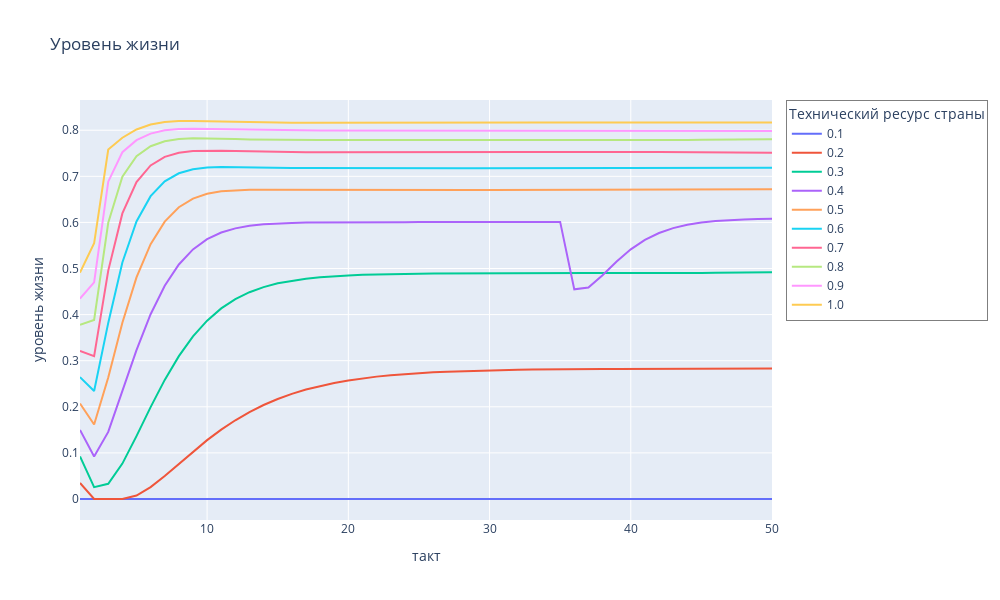

Source (notebook cell):
### Code cell
fig = px.line(df3_ls, x='i', y='livst', color='country', title='Уровень жизни')
fig.update_layout(
    width=1000, 
    height=600,
    xaxis_title='такт',  
    yaxis_title='уровень жизни', 
    showlegend=True,  
    legend_title='Технический ресурс страны',  
    legend=dict(
        bgcolor='rgba(255, 255, 255, 0.5)',  
        bordercolor='rgba(0, 0, 0, 0.5)',  
        borderwidth=1)
)
fig.show()
fig.write_image("livst103.png")

### Figure 1 — Plotly figure (JSON) as saved in the notebook; plotly's stock layout.template omitted (floating-point values rounded to 4 significant figures)
{"data": [{"hovertemplate": "country=0.1<br>i=%{x}<br>livst=%{y}<extra></extra>", "legendgroup": "0.1", "line": {"color": "#636efa", "dash": "solid"}, "marker": {"symbol": "circle"}, "mode": "lines", "name": "0.1", "orientation": "v", "showlegend": true, "type": "scatter", "x": [1, 2, 3, 4, 5, 6, 7, 8, 9, 10, 11, 12, 13, 14, 15, 16, 17, 18, 19, 20, 21, 22, 23, 24, 25, 26, 27, 28, 29, 30, 31, 32, 33, 34, 35, 36, 37, 38, 39, 40, 41, 42, 43, 44, 45, 46, 47, 48, 49, 50], "xaxis": "x", "y": [0, 0, 0, 0, 0, 0, 0, 0, 0, 0, 0, 0, 0, 0, 0, 0, 0, 0, 0, 0, 0, 0, 0, 0, 0, 0, 0, 0, 0, 0, 0, 0, 0, 0, 0, 0, 0, 0, 0, 0, 0, 0, 0, 0, 0, 0, 0, 0, 0, 0], "yaxis": "y"}, {"hovertemplate": "country=0.2<br>i=%{x}<br>livst=%{y}<extra></extra>", "legendgroup": "0.2", "line": {"color": "#EF553B", "dash": "solid"}, "marker": {"symbol": "circle"}, "mode": "lines", "name": "0.2", "orientation": "v", "showlegend": true, "type": "scatter", "x": [1, 2, 3, 4, 5, 6, 7, 8, 9, 10, 11, 12, 13, 14, 15, 16, 17, 18, 19, 20, 21, 22, 23, 24, 25, 26, 27, 28, 29, 30, 31, 32, 33, 34, 35, 36, 37, 38, 39, 40, 41, 42, 43, 44, 45, 46, 47, 48, 49, 50], "xaxis": "x", "y": [0.03464, 0, 0, 0, 0.007435, 0.02591, 0.04995, 0.0763, 0.1027, 0.1277, 0.1505, 0.1708, 0.1886, 0.2039, 0.217, 0.2281, 0.2374, 0.2453, 0.2518, 0.2573, 0.2618, 0.2655, 0.2686, 0.2711, 0.2732, 0.2749, 0.2763, 0.2774, 0.2783, 0.2791, 0.2797, 0.2806, 0.2812, 0.2817, 0.282, 0.2822, 0.2822, 0.2821, 0.282, 0.282, 0.2821, 0.2821, 0.2822, 0.2823, 0.2824, 0.2825, 0.2826, 0.2827, 0.2828, 0.2829], "yaxis": "y"}, {"hovertemplate": "country=0.3<br>i=%{x}<br>livst=%{y}<extra></extra>", "legendgroup": "0.3", "line": {"color": "#00cc96", "dash": "solid"}, "marker": {"symbol": "circle"}, "mode": "lines", "name": "0.3", "orientation": "v", "showlegend": true, "type": "scatter", "x": [1, 2, 3, 4, 5, 6, 7, 8, 9, 10, 11, 12, 13, 14, 15, 16, 17, 18, 19, 20, 21, 22, 23, 24, 25, 26, 27, 28, 29, 30, 31, 32, 33, 34, 35, 36, 37, 38, 39, 40, 41, 42, 43, 44, 45, 46, 47, 48, 49, 50], "xaxis": "x", "y": [0.09237, 0.02581, 0.03289, 0.07681, 0.1364, 0.1993, 0.2584, 0.31, 0.3528, 0.387, 0.4135, 0.4336, 0.4486, 0.4597, 0.4678, 0.4738, 0.4781, 0.4812, 0.4834, 0.4851, 0.4863, 0.4872, 0.4878, 0.4883, 0.4887, 0.489, 0.4893, 0.4895, 0.4897, 0.4899, 0.49, 0.4902, 0.4904, 0.4904, 0.4904, 0.4903, 0.4903, 0.4903, 0.4901, 0.4899, 0.4897, 0.4897, 0.4899, 0.4902, 0.4905, 0.4908, 0.4912, 0.4915, 0.4918, 0.4921], "yaxis": "y"}, {"hovertemplate": "country=0.4<br>i=%{x}<br>livst=%{y}<extra></extra>", "legendgroup": "0.4", "line": {"color": "#ab63fa", "dash": "solid"}, "marker": {"symbol": "circle"}, "mode": "lines", "name": "0.4", "orientation": "v", "showlegend": true, "type": "scatter", "x": [1, 2, 3, 4, 5, 6, 7, 8, 9, 10, 11, 12, 13, 14, 15, 16, 17, 18, 19, 20, 21, 22, 23, 24, 25, 26, 27, 28, 29, 30, 31, 32, 33, 34, 35, 36, 37, 38, 39, 40, 41, 42, 43, 44, 45, 46, 47, 48, 49, 50], "xaxis": "x", "y": [0.1499, 0.09222, 0.1456, 0.2335, 0.323, 0.4008, 0.4626, 0.5087, 0.5414, 0.5636, 0.578, 0.5871, 0.5927, 0.596, 0.5979, 0.5989, 0.5996, 0.5999, 0.6001, 0.6003, 0.6004, 0.6005, 0.6006, 0.6006, 0.6007, 0.6008, 0.6009, 0.601, 0.601, 0.6011, 0.6011, 0.6011, 0.6011, 0.6011, 0.6011, 0.4548, 0.4587, 0.4852, 0.5152, 0.5416, 0.5621, 0.5771, 0.5877, 0.5949, 0.5997, 0.6029, 0.605, 0.6065, 0.6075, 0.6082], "yaxis": "y"}, {"hovertemplate": "country=0.5<br>i=%{x}<br>livst=%{y}<extra></extra>", "legendgroup": "0.5", "line": {"color": "#FFA15A", "dash": "solid"}, "marker": {"symbol": "circle"}, "mode": "lines", "name": "0.5", "orientation": "v", "showlegend": true, "type": "scatter", "x": [1, 2, 3, 4, 5, 6, 7, 8, 9, 10, 11, 12, 13, 14, 15, 16, 17, 18, 19, 20, 21, 22, 23, 24, 25, 26, 27, 28, 29, 30, 31, 32, 33, 34, 35, 36, 37, 38, 39, 40, 41, 42, 43, 44, 45, 46, 47, 48, 49, 50], "xaxis": "x", "y": [0.2073, 0.1617, 0.2637, 0.3823, 0.4807, 0.5528, 0.6017, 0.6329, 0.6516, 0.662, 0.6674, 0.6698, 0.6707, 0.6708, 0.6707, 0.6705, 0.6703, 0.6702, 0.6701, 0.67, 0.67, 0.67, 0.6701, 0.6701, 0.6701, 0.6702, 0.6702, 0.6703, 0.6703, 0.6704, 0.6704, 0.6706, 0.6708, 0.6711, 0.6714, 0.6717, 0.6718, 0.6718, 0.6718, 0.6717, 0.6716, 0.6715, 0.6715, 0.6715, 0.6715, 0.6715, 0.6716, 0.6717, 0.6717, 0.6718], "yaxis": "y"}, {"hovertemplate": "country=0.6<br>i=%{x}<br>livst=%{y}<extra></extra>", "legendgroup": "0.6", "line": {"color": "#19d3f3", "dash": "solid"}, "marker": {"symbol": "circle"}, "mode": "lines", "name": "0.6", "orientation": "v", "showlegend": true, "type": "scatter", "x": [1, 2, 3, 4, 5, 6, 7, 8, 9, 10, 11, 12, 13, 14, 15, 16, 17, 18, 19, 20, 21, 22, 23, 24, 25, 26, 27, 28, 29, 30, 31, 32, 33, 34, 35, 36, 37, 38, 39, 40, 41, 42, 43, 44, 45, 46, 47, 48, 49, 50], "xaxis": "x", "y": [0.2644, 0.2343, 0.382, 0.5131, 0.602, 0.657, 0.689, 0.7066, 0.7153, 0.719, 0.7201, 0.72, 0.7195, 0.7189, 0.7184, 0.7181, 0.7178, 0.7177, 0.7176, 0.7176, 0.7176, 0.7176, 0.7176, 0.7176, 0.7176, 0.7176, 0.7176, 0.7177, 0.7177, 0.7177, 0.7178, 0.7179, 0.7182, 0.7185, 0.7187, 0.7189, 0.719, 0.7189, 0.7188, 0.7186, 0.7185, 0.7184, 0.7184, 0.7184, 0.7184, 0.7184, 0.7184, 0.7185, 0.7185, 0.7184], "yaxis": "y"}, {"hovertemplate": "country=0.7<br>i=%{x}<br>livst=%{y}<extra></extra>", "legendgroup": "0.7", "line": {"color": "#FF6692", "dash": "solid"}, "marker": {"symbol": "circle"}, "mode": "lines", "name": "0.7", "orientation": "v", "showlegend": true, "type": "scatter", "x": [1, 2, 3, 4, 5, 6, 7, 8, 9, 10, 11, 12, 13, 14, 15, 16, 17, 18, 19, 20, 21, 22, 23, 24, 25, 26, 27, 28, 29, 30, 31, 32, 33, 34, 35, 36, 37, 38, 39, 40, 41, 42, 43, 44, 45, 46, 47, 48, 49, 50], "xaxis": "x", "y": [0.3214, 0.3099, 0.4955, 0.6195, 0.6876, 0.7237, 0.7423, 0.7513, 0.755, 0.7559, 0.7555, 0.7548, 0.754, 0.7533, 0.7529, 0.7526, 0.7524, 0.7523, 0.7522, 0.7522, 0.7522, 0.7522, 0.7522, 0.7522, 0.7522, 0.7522, 0.7522, 0.7522, 0.7522, 0.7522, 0.7523, 0.7524, 0.7527, 0.753, 0.7532, 0.7533, 0.7533, 0.7531, 0.753, 0.7528, 0.7527, 0.7526, 0.7526, 0.7523, 0.7518, 0.7514, 0.7513, 0.7514, 0.7514, 0.7511], "yaxis": "y"}, {"hovertemplate": "country=0.8<br>i=%{x}<br>livst=%{y}<extra></extra>", "legendgroup": "0.8", "line": {"color": "#B6E880", "dash": "solid"}, "marker": {"symbol": "circle"}, "mode": "lines", "name": "0.8", "orientation": "v", "showlegend": true, "type": "scatter", "x": [1, 2, 3, 4, 5, 6, 7, 8, 9, 10, 11, 12, 13, 14, 15, 16, 17, 18, 19, 20, 21, 22, 23, 24, 25, 26, 27, 28, 29, 30, 31, 32, 33, 34, 35, 36, 37, 38, 39, 40, 41, 42, 43, 44, 45, 46, 47, 48, 49, 50], "xaxis": "x", "y": [0.3781, 0.3886, 0.5992, 0.699, 0.7435, 0.7653, 0.7762, 0.7811, 0.7826, 0.7824, 0.7817, 0.7808, 0.78, 0.7795, 0.7791, 0.7789, 0.7787, 0.7787, 0.7786, 0.7786, 0.7786, 0.7785, 0.7785, 0.7785, 0.7785, 0.7785, 0.7785, 0.7785, 0.7785, 0.7785, 0.7785, 0.7787, 0.779, 0.7792, 0.7794, 0.7795, 0.7794, 0.7792, 0.779, 0.7789, 0.7788, 0.7787, 0.7787, 0.7789, 0.7794, 0.7798, 0.7798, 0.7796, 0.7797, 0.7802], "yaxis": "y"}, {"hovertemplate": "country=0.9<br>i=%{x}<br>livst=%{y}<extra></extra>", "legendgroup": "0.9", "line": {"color": "#FF97FF", "dash": "solid"}, "marker": {"symbol": "circle"}, "mode": "lines", "name": "0.9", "orientation": "v", "showlegend": true, "type": "scatter", "x": [1, 2, 3, 4, 5, 6, 7, 8, 9, 10, 11, 12, 13, 14, 15, 16, 17, 18, 19, 20, 21, 22, 23, 24, 25, 26, 27, 28, 29, 30, 31, 32, 33, 34, 35, 36, 37, 38, 39, 40, 41, 42, 43, 44, 45, 46, 47, 48, 49, 50], "xaxis": "x", "y": [0.4347, 0.4702, 0.6884, 0.7523, 0.7786, 0.7926, 0.7999, 0.8028, 0.8034, 0.8029, 0.8021, 0.8012, 0.8006, 0.8001, 0.7998, 0.7996, 0.7995, 0.7994, 0.7994, 0.7994, 0.7993, 0.7993, 0.7993, 0.7993, 0.7993, 0.7993, 0.7993, 0.7993, 0.7993, 0.7993, 0.7993, 0.7995, 0.7997, 0.7997, 0.7997, 0.7998, 0.7997, 0.7993, 0.7991, 0.799, 0.799, 0.7989, 0.7987, 0.7986, 0.7986, 0.7987, 0.7986, 0.7985, 0.7985, 0.7985], "yaxis": "y"}, {"hovertemplate": "country=1.0<br>i=%{x}<br>livst=%{y}<extra></extra>", "legendgroup": "1.0", "line": {"color": "#FECB52", "dash": "solid"}, "marker": {"symbol": "circle"}, "mode": "lines", "name": "1.0", "orientation": "v", "showlegend": true, "type": "scatter", "x": [1, 2, 3, 4, 5, 6, 7, 8, 9, 10, 11, 12, 13, 14, 15, 16, 17, 18, 19, 20, 21, 22, 23, 24, 25, 26, 27, 28, 29, 30, 31, 32, 33, 34, 35, 36, 37, 38, 39, 40, 41, 42, 43, 44, 45, 46, 47, 48, 49, 50], "xaxis": "x", "y": [0.4911, 0.5547, 0.7582, 0.7837, 0.8017, 0.8125, 0.8179, 0.8199, 0.82, 0.8194, 0.8185, 0.8177, 0.8172, 0.8168, 0.8165, 0.8164, 0.8163, 0.8162, 0.8162, 0.8162, 0.8161, 0.8161, 0.8161, 0.8161, 0.8161, 0.8161, 0.8161, 0.8161, 0.8161, 0.8161, 0.8161, 0.8163, 0.8167, 0.8169, 0.8171, 0.8172, 0.817, 0.8168, 0.8169, 0.8168, 0.8166, 0.8166, 0.8166, 0.8167, 0.8166, 0.8166, 0.8166, 0.8167, 0.8167, 0.8167], "yaxis": "y"}], "layout": {"height": 600, "legend": {"bgcolor": "rgba(255, 255, 255, 0.5)", "bordercolor": "rgba(0, 0, 0, 0.5)", "borderwidth": 1, "title": {"text": "Технический ресурс страны"}, "tracegroupgap": 0}, "showlegend": true, "title": {"text": "Уровень жизни"}, "width": 1000, "xaxis": {"anchor": "y", "domain": [0, 1], "title": {"text": "такт"}}, "yaxis": {"anchor": "x", "domain": [0, 1], "title": {"text": "уровень жизни"}}}}
